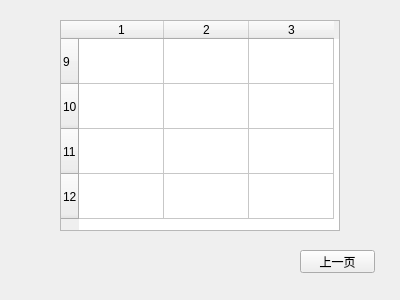
<?xml version="1.0" encoding="UTF-8"?>
<ui version="4.0">
 <class>replacelist3</class>
 <widget class="QWidget" name="replacelist3">
  <property name="geometry">
   <rect>
    <x>0</x>
    <y>0</y>
    <width>400</width>
    <height>300</height>
   </rect>
  </property>
  <property name="windowTitle">
   <string>Form</string>
  </property>
  <widget class="QTableWidget" name="tableWidget">
   <property name="geometry">
    <rect>
     <x>60</x>
     <y>20</y>
     <width>280</width>
     <height>211</height>
    </rect>
   </property>
   <property name="rowCount">
    <number>4</number>
   </property>
   <property name="columnCount">
    <number>3</number>
   </property>
   <attribute name="horizontalHeaderDefaultSectionSize">
    <number>85</number>
   </attribute>
   <attribute name="verticalHeaderDefaultSectionSize">
    <number>45</number>
   </attribute>
   <row>
    <property name="text">
     <string>9</string>
    </property>
   </row>
   <row>
    <property name="text">
     <string>10</string>
    </property>
   </row>
   <row>
    <property name="text">
     <string>11</string>
    </property>
   </row>
   <row>
    <property name="text">
     <string>12</string>
    </property>
   </row>
   <column/>
   <column/>
   <column/>
  </widget>
  <widget class="QPushButton" name="pushButton">
   <property name="geometry">
    <rect>
     <x>300</x>
     <y>250</y>
     <width>75</width>
     <height>23</height>
    </rect>
   </property>
   <property name="text">
    <string>上一页</string>
   </property>
  </widget>
 </widget>
 <resources/>
 <connections/>
</ui>
